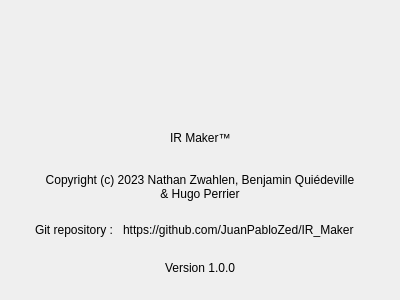
<?xml version="1.0" encoding="UTF-8"?>
<ui version="4.0">
 <class>Form</class>
 <widget class="QWidget" name="Form">
  <property name="geometry">
   <rect>
    <x>0</x>
    <y>0</y>
    <width>400</width>
    <height>300</height>
   </rect>
  </property>
  <property name="minimumSize">
   <size>
    <width>400</width>
    <height>300</height>
   </size>
  </property>
  <property name="maximumSize">
   <size>
    <width>400</width>
    <height>300</height>
   </size>
  </property>
  <property name="windowTitle">
   <string>About</string>
  </property>
  <property name="windowIcon">
   <iconset>
    <normaloff>irmaker.png</normaloff>irmaker.png</iconset>
  </property>
  <property name="whatsThis">
   <string notr="true"/>
  </property>
  <widget class="QLabel" name="label_2">
   <property name="geometry">
    <rect>
     <x>139</x>
     <y>10</y>
     <width>121</width>
     <height>120</height>
    </rect>
   </property>
   <property name="text">
    <string/>
   </property>
   <property name="pixmap">
    <pixmap>irmaker.png</pixmap>
   </property>
   <property name="scaledContents">
    <bool>true</bool>
   </property>
  </widget>
  <widget class="QLabel" name="label_4">
   <property name="geometry">
    <rect>
     <x>35</x>
     <y>222</y>
     <width>89</width>
     <height>16</height>
    </rect>
   </property>
   <property name="text">
    <string>Git repository :</string>
   </property>
  </widget>
  <widget class="QLabel" name="label_6">
   <property name="geometry">
    <rect>
     <x>10</x>
     <y>170</y>
     <width>380</width>
     <height>34</height>
    </rect>
   </property>
   <property name="text">
    <string>Copyright (c) 2023 Nathan Zwahlen, Benjamin Quiédeville
&amp; Hugo Perrier</string>
   </property>
   <property name="alignment">
    <set>Qt::AlignCenter</set>
   </property>
  </widget>
  <widget class="QLabel" name="label_5">
   <property name="geometry">
    <rect>
     <x>123</x>
     <y>222</y>
     <width>248</width>
     <height>16</height>
    </rect>
   </property>
   <property name="text">
    <string>https://github.com/JuanPabloZed/IR_Maker</string>
   </property>
   <property name="textFormat">
    <enum>Qt::MarkdownText</enum>
   </property>
   <property name="openExternalLinks">
    <bool>true</bool>
   </property>
  </widget>
  <widget class="QLabel" name="label">
   <property name="geometry">
    <rect>
     <x>10</x>
     <y>260</y>
     <width>380</width>
     <height>16</height>
    </rect>
   </property>
   <property name="text">
    <string>Version 1.0.0</string>
   </property>
   <property name="alignment">
    <set>Qt::AlignCenter</set>
   </property>
  </widget>
  <widget class="QLabel" name="label_3">
   <property name="geometry">
    <rect>
     <x>170</x>
     <y>130</y>
     <width>61</width>
     <height>16</height>
    </rect>
   </property>
   <property name="text">
    <string>IR Maker™</string>
   </property>
  </widget>
 </widget>
 <resources>
  <include location="about_img.qrc"/>
 </resources>
 <connections/>
</ui>
